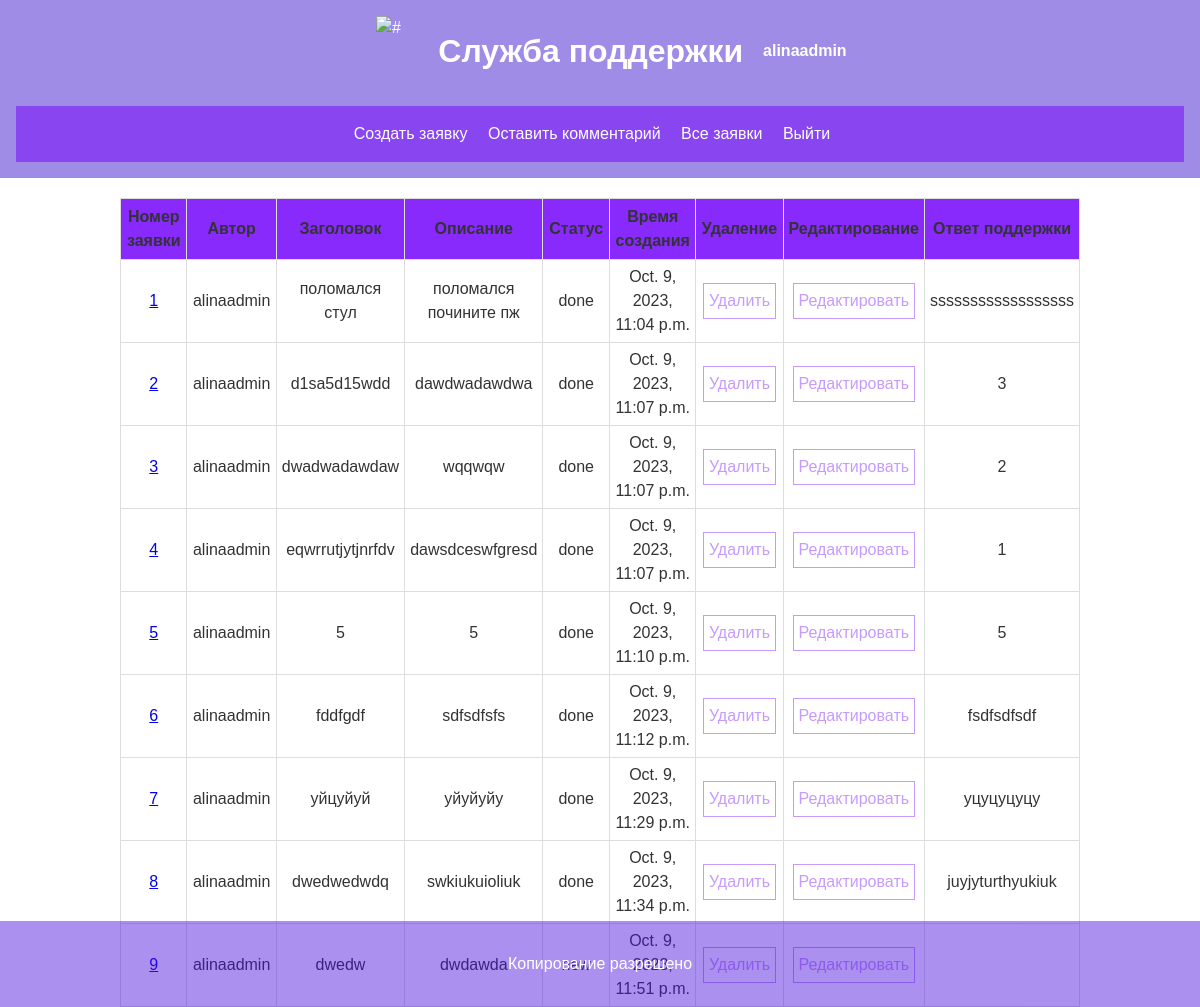
Screenshot of /tickets/all/ (signed in) with the database file from the repository.
### users/models.py (models this page shows)
class User(AbstractUser):
    username = models.CharField(max_length=50, unique=True)
    first_name = models.CharField(max_length=50)
    last_name = models.CharField(max_length=50)
    email = models.EmailField(max_length=255, unique=True)
    password = models.CharField(max_length=150)
    is_employee = models.BooleanField(default=False)
    id = models.AutoField(unique=True, primary_key=True, editable=False)
    def __str__(self):
        return self.username

### tickets/models.py (models this page shows, shortened)
class Ticket(models.Model):
    STATUS_CHOICES = (
        ('new', 'New'),
        ('done', 'Done')
    )
    author = models.ForeignKey(User, max_length=50, on_delete=models.CASCADE)
    description = models.CharField(max_length=200)
    message = models.CharField(max_length=200)
    status = models.CharField(max_length=20, choices=STATUS_CHOICES, default='new')
    created_at = models.DateTimeField(auto_now_add=True)
    id = models.AutoField(unique=True, primary_key=True, editable=False)

class Answer(models.Model):
    ticket_id = models.OneToOneField(Ticket, on_delete=models.CASCADE, unique=True)
    answer = models.TextField(max_length=500)
    def __str__(self):
        return self.answer

### tickets/views.py (the view)
# urls.py: path('tickets/', include('tickets.urls')),
@login_required(login_url='login')
def tickets(request):
    userobj = User.objects.get(username=request.user)
    print(request.user)
    if not userobj.is_employee:
        tickets = Ticket.objects.filter(author=request.user)
    else:
        tickets = Ticket.objects.all()
    context = {'tickets': tickets}
    return render(request, 'tickets/tickets-all.html', context)

### tickets/templates/tickets/tickets-all.html
{% extends 'tickets/base.html' %}
{% block content %}
{% load static %}
<table>
    <thead>
    <tr>
        <th>Номер заявки</th>
        <th>Автор</th>
        <th>Заголовок</th>
        <th>Описание</th>
        <th>Статус</th>
        <th>Время создания</th>
        <th>Удаление</th>
        {% if user.is_employee == False %}
        <th>Редактирование</th>
        {% endif %}
        <th>Ответ поддержки</th>
    </thead>
    <tbody>
    {% for ticket in tickets %}
        <tr>
            <td><a href="/tickets/one/{{ ticket.id }}">{{ ticket.id }}</a></td>
            <td>{{ ticket.author }}</td>
            <td>{{ ticket.description }}</td>
            <td>{{ ticket.message }}</td>
            <td>{{ ticket.status }}</td>
            <td>{{ ticket.created_at }}</td>
            <td><a href="/tickets/delete/{{ ticket.id }}" class="default">Удалить</a></td>
            {% if user.is_employee == False %}
            <td><a href="/tickets/update/{{ ticket.id }}" class="default">Редактировать</a></td>
            {% endif %}
            <td>{{ ticket.answer }}</td>
        </tr>
    {% endfor %}
    </tbody>
</table>
{% endblock %}

### tickets/templates/tickets/base.html (shortened to what this page needs)
{% load static %}
<!DOCTYPE html>
<html lang="ru">
<head>
   <link rel="stylesheet" href="{% static 'css/style.css' %}" type="text/css">
</head>
<body>
<header>
    <div class="header-logo">
    <div class="logo">
        <img src="https://emojio.ru/images/apple-b/1f338.png" alt="#">
    </div>
    <h1>Служба поддержки</h1>
      <div class="special">{{ user }}</div>
    </div>
    <nav>
        <ul>
        {% if user.is_employee == False %}
            <li><a href="/tickets/create/">Создать заявку</a></li>
            <li><a href="/tickets/feedback/">Оставить комментарий</a></li>
        {% endif %}
            <li><a href="/tickets/all/">Все заявки</a></li>
            {% if user.is_authenticated %}
            <li><a href="/users/logout/">Выйти</a></li>
            {% endif %}
        </ul>
    </nav>
</header>
<main>
    <div class="container">
    {% block content %}
    {% endblock %}
</div>
</main>
<footer>
    <p>Копирование разрешено</p>
</footer>
</body>
</html>

### static/css/style.css (style rules this page uses)
body { font-family: Arial, sans-serif; font-size: 16px; line-height: 1.5; color: #333; margin: 0; padding: 0; height: 100vh; }
.container { width: 80%; margin: 0 auto; }
.header-logo { display: flex; justify-content: center; margin-bottom: 20px; align-items: center; }
.logo { width: 70px; height: 70px; margin-right: 15px; }
.logo img { width: 100%; height: 100%; object-fit: cover; }
header { background-color: rgba(52, 12, 203, 0.47); color: white; text-align: center; padding: 1em; }
header h1 { margin: 0; }
nav { background-color: rgba(114, 2, 251, 0.51); text-align: center; padding: 1em; }
nav ul { list-style: none; padding: 0; margin: 0; }
nav ul li { display: inline; margin-right: 1em; }
nav ul li a { color: white; text-decoration: none; }
main { margin: auto; text-align: center; margin-top: 20px; width: 100%; margin-bottom: 120px; }
footer { position: fixed; bottom: 0; left: 0; right: 0; background-color: rgba(73, 15, 220, 0.46); color: rgb(255, 255, 255); text-align: center; padding: 15px 0; width: 100%; }
table { width: 100%; margin-bottom: 20px; border: 1px solid rgba(114, 2, 251, 0.53); border-collapse: collapse; height:100%; margin-left: auto; margin-right: auto; }
table th { font-weight: bold; padding: 5px; width: 100px; height: 50px; background: rgba(114, 2, 251, 0.84); border: 1px solid #dddddd; }
table td { border: 1px solid #dddddd; padding: 5px; }
.container { margin: auto; padding: 0 15px; }
.default { color: rgba(114, 2, 251, 0.4); text-decoration: none; padding: 5px 5px; border:1px solid; display: inline-block; }
.special { font-weight: bold; margin-left: 20px; }

### rows the page displays
User: username "alinaadmin"
Ticket: id "1", author "alinaadmin", description "поломался стул", message "поломался почините пж", status "done", created_at "Oct. 9, 2023, 11:04 p.m.", answer "ssssssssssssssssss"
Ticket: id "2", author "alinaadmin", description "d1sa5d15wdd", message "dawdwadawdwa", status "done", created_at "Oct. 9, 2023, 11:07 p.m.", answer "3"
Ticket: id "3", author "alinaadmin", description "dwadwadawdaw", message "wqqwqw", status "done", created_at "Oct. 9, 2023, 11:07 p.m.", answer "2"
Ticket: id "4", author "alinaadmin", description "eqwrrutjytjnrfdv", message "dawsdceswfgresd", status "done", created_at "Oct. 9, 2023, 11:07 p.m.", answer "1"
Ticket: id "5", author "alinaadmin", description "5", message "5", status "done", created_at "Oct. 9, 2023, 11:10 p.m.", answer "5"
Ticket: id "6", author "alinaadmin", description "fddfgdf", message "sdfsdfsfs", status "done", created_at "Oct. 9, 2023, 11:12 p.m.", answer "fsdfsdfsdf"
Ticket: id "7", author "alinaadmin", description "уйцуйуй", message "уйуйуйу", status "done", created_at "Oct. 9, 2023, 11:29 p.m.", answer "уцуцуцуцу"
Ticket: id "8", author "alinaadmin", description "dwedwedwdq", message "swkiukuioliuk", status "done", created_at "Oct. 9, 2023, 11:34 p.m.", answer "juyjyturthyukiuk"
Ticket: id "9", author "alinaadmin", description "dwedw", message "dwdawda", status "new", created_at "Oct. 9, 2023, 11:51 p.m."
